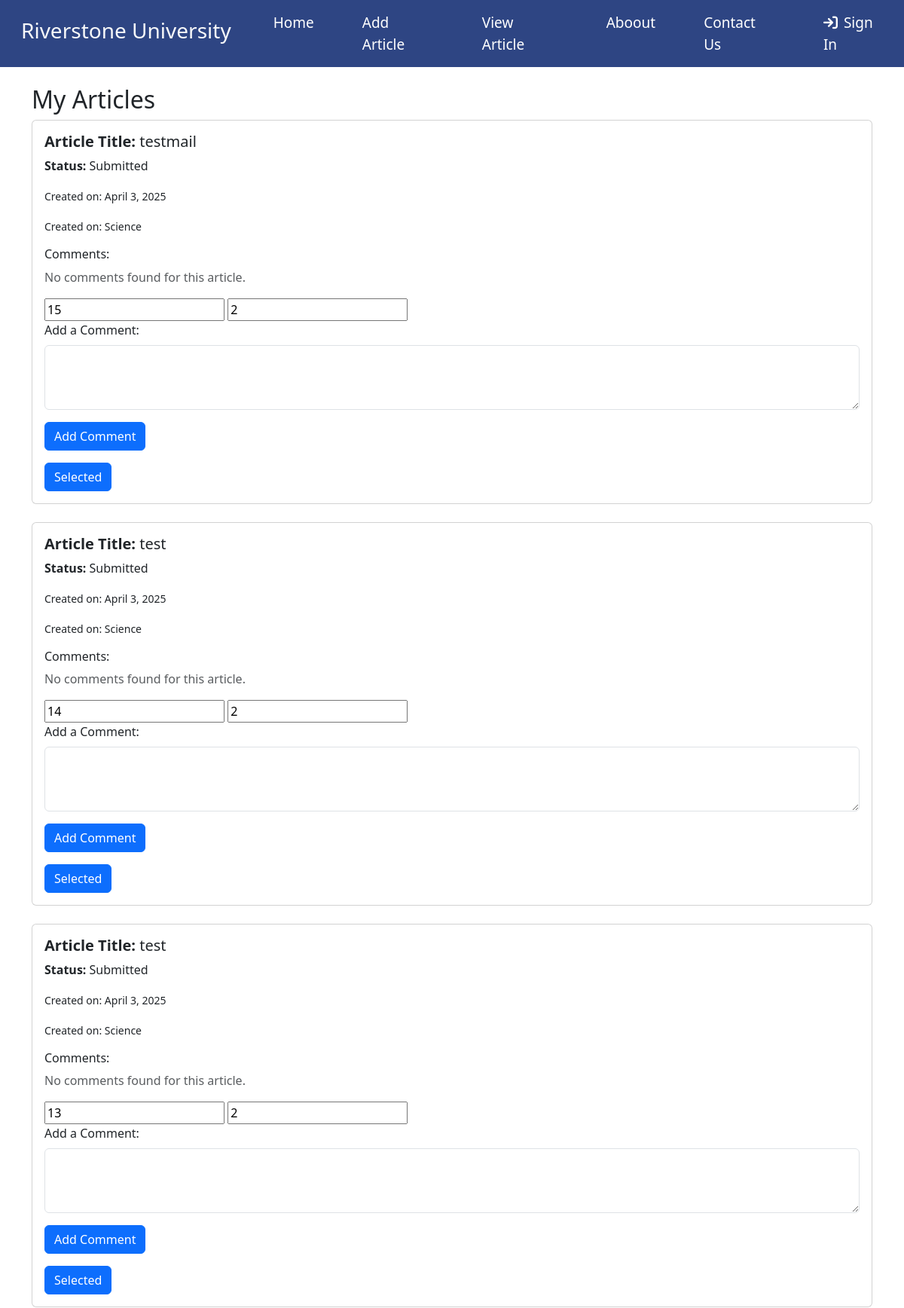
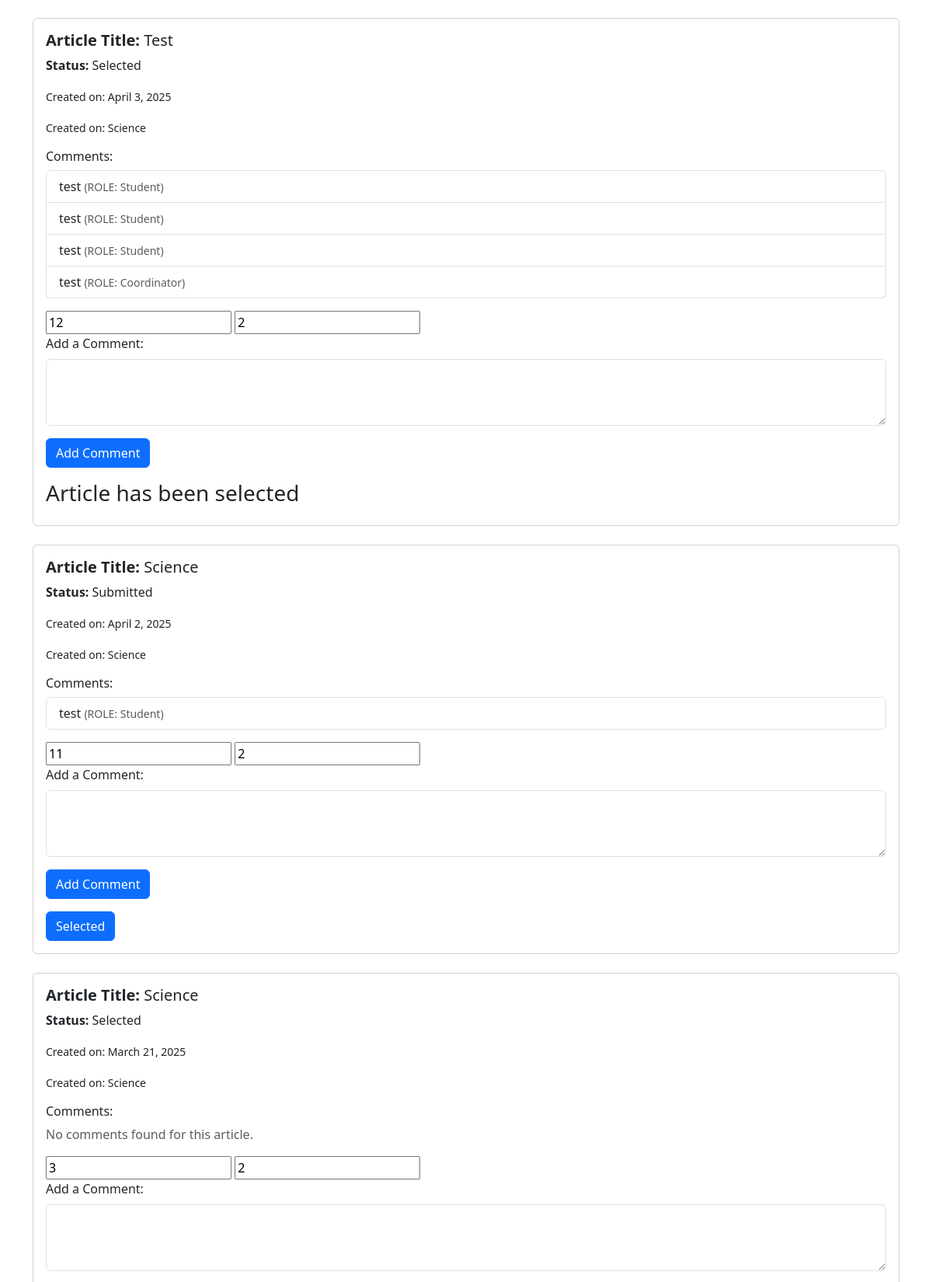
Screenshot of /src/Coordinator/design/viewarticlebyfaculty.php (signed in, upper part) with the database file from the repository (2 pictures, top to bottom).
### tables this page shows
CREATE TABLE `articles` (
  `article_id` int(11) NOT NULL,
  `user_id` int(11) NOT NULL,
  `title` varchar(255) NOT NULL,
  `status` varchar(30) DEFAULT NULL,
  `created_at` timestamp NOT NULL DEFAULT current_timestamp(),
  `updated_at` timestamp NOT NULL DEFAULT current_timestamp() ON UPDATE current_timestamp()
);

CREATE TABLE `faculties` (
  `id` int(11) NOT NULL,
  `faculty_name` varchar(30) NOT NULL,
  `created_at` timestamp NOT NULL DEFAULT current_timestamp()
);

CREATE TABLE `comments` (
  `comment_id` int(11) NOT NULL,
  `user_id` int(11) NOT NULL,
  `article_id` int(11) NOT NULL,
  `comment_text` text NOT NULL,
  `created_at` timestamp NOT NULL DEFAULT current_timestamp(),
  `updated_at` timestamp NOT NULL DEFAULT current_timestamp() ON UPDATE current_timestamp()
);

CREATE TABLE `roles` (
  `id` int(11) NOT NULL,
  `role_name` varchar(50) NOT NULL,
  `created_at` timestamp NOT NULL DEFAULT current_timestamp()
);

### _classes/Libs/Database/MySQL.php (called while the page is built, shortened)
<?php
class MySQL{
    private $dbhost;
    private $dbuser;
    private $dbpass;
    private $dbname;
    public function __construct(
        $dbhost="localhost",
        $dbuser="root",
        $dbpass="",
        $dbname="ewsd")
    {
        $this->dbhost=$dbhost;
        $this->dbuser=$dbuser;
        $this->dbpass=$dbpass;
        $this->dbname=$dbname;
    }
    public function connect(){
        try{
            $this->db=new PDO("mysql:dbhost=$this->dbhost;
            dbname=$this->dbname",
            $this->dbuser,
            $this->dbpass,
            [
                PDO::ATTR_ERRMODE => PDO::ERRMODE_EXCEPTION,
                PDO::ATTR_DEFAULT_FETCH_MODE => PDO::FETCH_OBJ,
            ]
            );
            return $this->db;
        }catch(PDOException $e){
            echo $e->getMessage();
            exit();
        }
    }
}

### _classes/Helpers/Auth.php (called while the page is built, shortened)
<?php
class Auth{
    static function check(){
        if(isset($_SESSION['user'])){
            return $_SESSION['user'];
        }
    }
}

### _classes/Libs/Database/ArticleTable.php (called while the page is built, shortened)
<?php
class ArticleTable
{
    private $db;
    public function __construct(MySQL $mysql)
    {
        $this->db = $mysql->connect();
    }
    public function getCommnetbyarticleid($article_id)
    {
        try {
            $statement = $this->db->prepare(
                "SELECT comments.*, roles.role_name
                FROM comments
                JOIN users ON comments.user_id = users.id
                JOIN role_user ON users.id = role_user.user_id
                JOIN roles ON role_user.role_id = roles.id
                WHERE comments.article_id = :article_id"
            );
            $statement->execute(['article_id' => $article_id]);
            return $statement->fetchAll(PDO::FETCH_ASSOC);
        } catch (PDOException $e) {
            echo "Error: " . $e->getMessage();
            exit();
        }
    }
    public function getFacultyArticles($faculty_id)
    {
        try {
            $statement = $this->db->prepare("
            SELECT
                a.article_id,
                a.title,
                a.status,
                a.created_at,
                u.name AS student_name,
                f.faculty_name,
                GROUP_CONCAT(DISTINCT d.docfile SEPARATOR '|||') AS docfiles,
                GROUP_CONCAT(DISTINCT i.imagefile SEPARATOR '|||') AS imagefiles
            FROM articles a
            LEFT JOIN users u ON a.user_id = u.id
            LEFT JOIN faculties f ON u.faculty_id = f.id
            LEFT JOIN doc_attachment d ON a.article_id = d.article_id
            LEFT JOIN img_attachment i ON a.article_id = i.article_id
            WHERE u.faculty_id = :faculty_id
            GROUP BY a.article_id
            ORDER BY a.created_at DESC
        ");
            $statement->bindParam(':faculty_id', $faculty_id, PDO::PARAM_INT);
            $statement->execute();
            return $statement->fetchAll(PDO::FETCH_ASSOC);
        } catch (PDOException $e) {
            error_log("Database error in getFacultyArticles: " . $e->getMessage());
            throw new Exception("Failed to fetch faculty articles");
        }
    }
}

### src/Coordinator/design/viewarticlebyfaculty.php (the view, shortened to what this page needs)
<?php
$auth=Auth::check();
$faculty_id = $auth->faculty_id;
$user_id = $auth->id;
$table = new ArticleTable(new MySQL);
$facultyArticles = $table->getFacultyArticles($faculty_id);
?>
<!DOCTYPE html>
<html lang="en">
<head>
    <link
      rel="stylesheet"
      href="https://cdnjs.cloudflare.com/ajax/libs/font-awesome/6.7.2/css/all.min.css"
    />
    <link rel="stylesheet" href="../university.css" />
    <link
      href="https://cdn.jsdelivr.net/npm/bootstrap@5.3.3/dist/css/bootstrap.min.css"
      rel="stylesheet"
    />
  </head>
<body>
    <nav class="navbar navbar-expand-lg sticky-top">
      <div class="container-fluid">
        <a class="navbar-brand me-5 text-light" href="#">
          <h3>Riverstone University</h3>
        </a>
        <div
          class="offcanvas offcanvas-end"
          tabindex="-1"
          id="offcanvasNavbar"
          aria-labelledby="offcanvasNavbarLabel"
        >
          <div class="navbar-nav offcanvas-body justify-content-lg-end mb-lg-0">
            <li class="nav-item me-5">
              <a
                class="nav-link"
                aria-current="page"
                href="./dashboard.php"
                >Home</a
              >
            </li>
            <li class="nav-item me-5">
              <a class="nav-link" aria-current="page" href="create_articles.php"
                >Add Article</a
              >
            </li>
            <li class="nav-item me-5">
              <a class="nav-link" aria-current="page" href="view_articles.php"
                >View Article</a
              >
            </li>
            <li class="nav-item me-5">
              <a class="nav-link" aria-current="page" href="#aboutus">Aboout</a>
            </li>
            <li class="nav-item me-5">
              <a class="nav-link" href="#contactpage">Contact Us</a>
            </li>
            <li class="nav-item">
              <a class="nav-link" href="../../Auth/design/register.php"
                ><i class="fa-solid me-2 fa-arrow-right-to-bracket"></i>Sign
                In</a
              >
            </li>
          </div>
        </div>
      </div>
    </nav>
    <div class="container mt-4">
        <h2>My Articles</h2>
        <?php if (!empty($facultyArticles)) : ?>
            <?php foreach ($facultyArticles as $facultyArticle) : ?>
                <div class="card mb-4">
                    <div class="card-body">
                        <h5><strong>Article Title:</strong> <?= htmlspecialchars($facultyArticle['title']) ?></h5>
                        <p><strong>Status:</strong> <?= ucfirst($facultyArticle['status']) ?></p>
                        <p><small>Created on: <?= date('F j, Y', strtotime($facultyArticle['created_at'])) ?></small></p>
                        <p><small>Created on: <?= $facultyArticle['faculty_name']?></small></p>
                        <?php
                        $comments = $table->getCommnetbyarticleid($facultyArticle['article_id']);
                        ?>
                        <div class="mt-3">
                            <h6>Comments:</h6>
                            <?php if (!empty($comments)) : ?>
                                <ul class="list-group">
                                    <?php foreach ($comments as $comment) : ?>
                                        <li class="list-group-item">
                                            <?= htmlspecialchars($comment['comment_text']) ?>
                                            <small class="text-muted">(ROLE: <?= $comment['role_name'] ?>)</small>
                                        </li>
                                    <?php endforeach ?>
                                </ul>
                            <?php else : ?>
                                <p class="text-muted">No comments found for this article.</p>
                            <?php endif ?>
                        </div>
                        <form action="../../Students/code/comments.php" method="post" class="mt-3">
                            <input type="text" name="article_id" value="<?= $facultyArticle['article_id'] ?>">
                            <input type="text" name="user_id" value="<?= $user_id ?>">
                            <div class="mb-3">
                                <label for="comment_text" class="form-label">Add a Comment:</label>
                                <textarea name="comment_text" class="form-control" rows="3" required></textarea>
                            </div>
                            <button type="submit" class="btn btn-primary">Add Comment</button>
                        </form>
                        <form action="../code/updatestatus.php" method="post" class="mt-3">
                            <?php if($facultyArticle['status'] == 'selected') : ?>
                              <h3>Article has been selected</h3>
                            <?php else: ?>
                              <button type="submit" class="btn btn-primary">Selected</button>
                            <?php endif ?>
                        </form>
                    </div>
                </div>
            <?php endforeach; ?>
        <?php else : ?>
            <p class="text-muted">No articles found.</p>
        <?php endif; ?>
    </div>
</body>
</html>

### src/Students/university.css (style rules this page uses)
:root { --headerbdcolor: #cdcfd1; --bgcolor: #3966ad; --color1: #2e4583; --color2: #293556; --color3: #3e60c1; }
body .navbar { background-color: #2e4583; }
.container-fluid h3 { margin-left: 16px; }
#offcanvasNavbar { background-color: white; }
.navbar-nav .nav-item a { color: rgb(34, 45, 79); font-size: 18px; }
@media screen and (min-width: 992px) { .navbar-nav .nav-item a { font-size: 19px; color: rgb(221, 225, 227); position: relative; } }
@media screen and (min-width: 992px) { #offcanvasNavbar li a { color: white; } }
@media screen and (min-width: 992px) { .nav-item a::before { content: ""; background-color: #86b5b4; width: 0%; left: 8px; bottom: 6px; height: 1px; position: absolute; } }

### rows the page displays
articles: title "testmail", status "Submitted", created_at "April 3, 2025", faculties.faculty_name "Science", shows "No comments found for this article.", article_id "15", shows "Selected"
articles: title "test", status "Submitted", created_at "April 3, 2025", faculties.faculty_name "Science", shows "No comments found for this article.", article_id "14", shows "Selected"
articles: title "test", status "Submitted", created_at "April 3, 2025", faculties.faculty_name "Science", shows "No comments found for this article.", article_id "13", shows "Selected"
articles: title "Test", status "Selected", created_at "April 3, 2025", faculties.faculty_name "Science", article_id "12", shows "Article has been selected"
comments: comment_text "test", roles.role_name "Student"
comments: comment_text "test", roles.role_name "Student"
comments: comment_text "test", roles.role_name "Student"
comments: comment_text "test", roles.role_name "Coordinator"
articles: title "Science", status "Submitted", created_at "April 2, 2025", faculties.faculty_name "Science", article_id "11", shows "Selected"
comments: comment_text "test", roles.role_name "Student"
articles: title "Science", status "Selected", created_at "March 21, 2025", faculties.faculty_name "Science", shows "No comments found for this article.", article_id "3"
